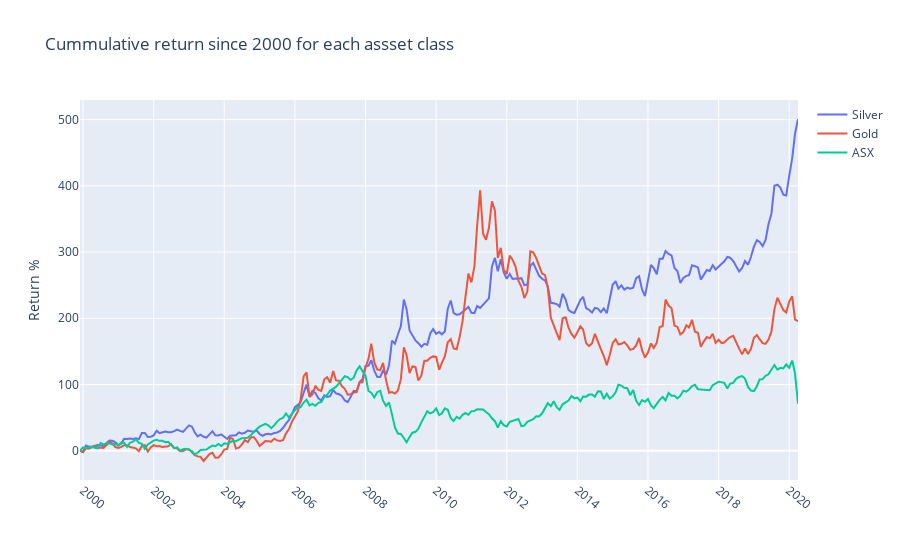

Source (notebook cell):
### Markdown cell above
## Cummulative return of the three asset classes from 1992
Over the last ~30 years, gold saw 450% return, compared to 350% for Silver and 300% for Australian stocks (prior to the Corona's downturn).  
This does not take into account devidend from stocks and holding cost for Gold and Silver.

### Code cell
dfs = df[90:]
dfs['2000 acc return ASX'] = (dfs['Close'] - dfs['Close'][0])/dfs['Close'][0]*100
dfs['2000 acc return Silver'] = (dfs['Gold AUD'] - dfs['Gold AUD'][0]) /dfs['Gold AUD'][0]*100
dfs['2000 acc return Gold'] = (dfs['Silver AUD']-dfs['Silver AUD'][0])/dfs['Silver AUD'][0]*100
silver_trace = go.Scatter(x=dfs.index, y=dfs['2000 acc return Silver'], \
                    mode='lines',
                    name='Silver')
gold_trace = go.Scatter(x=dfs.index, y=dfs['2000 acc return Gold'], \
                    mode='lines',
                    name='Gold')
asx_trace = go.Scatter(x=dfs.index, y=dfs['2000 acc return ASX'], \
                    mode='lines',
                    name='ASX')
traces = [silver_trace, gold_trace, asx_trace]
fig_accum_r = go.Figure(data=traces,
    layout={
        'title':'Cummulative return since 2000 for each assset class', "yaxis_title": "Return %",              "xaxis": {"nticks":20, "tickangle":40}
    }
)
fig_accum_r.show()

### Figure 1 — Plotly figure (JSON) as saved in the notebook; plotly's stock layout.template omitted (floating-point values rounded to 4 significant figures; data arrays with more than 128 entries replaced by an {"elided": "..."} marker saying what was removed)
{"data": [{"mode": "lines", "name": "Silver", "type": "scatter", "x": {"elided": "245 str values"}, "y": {"elided": "245 float values"}}, {"mode": "lines", "name": "Gold", "type": "scatter", "x": {"elided": "245 str values"}, "y": {"elided": "245 float values"}}, {"mode": "lines", "name": "ASX", "type": "scatter", "x": {"elided": "245 str values"}, "y": {"elided": "245 float values"}}], "layout": {"title": {"text": "Cummulative return since 2000 for each assset class"}, "xaxis": {"nticks": 20, "tickangle": 40}, "yaxis": {"title": {"text": "Return %"}}}}
